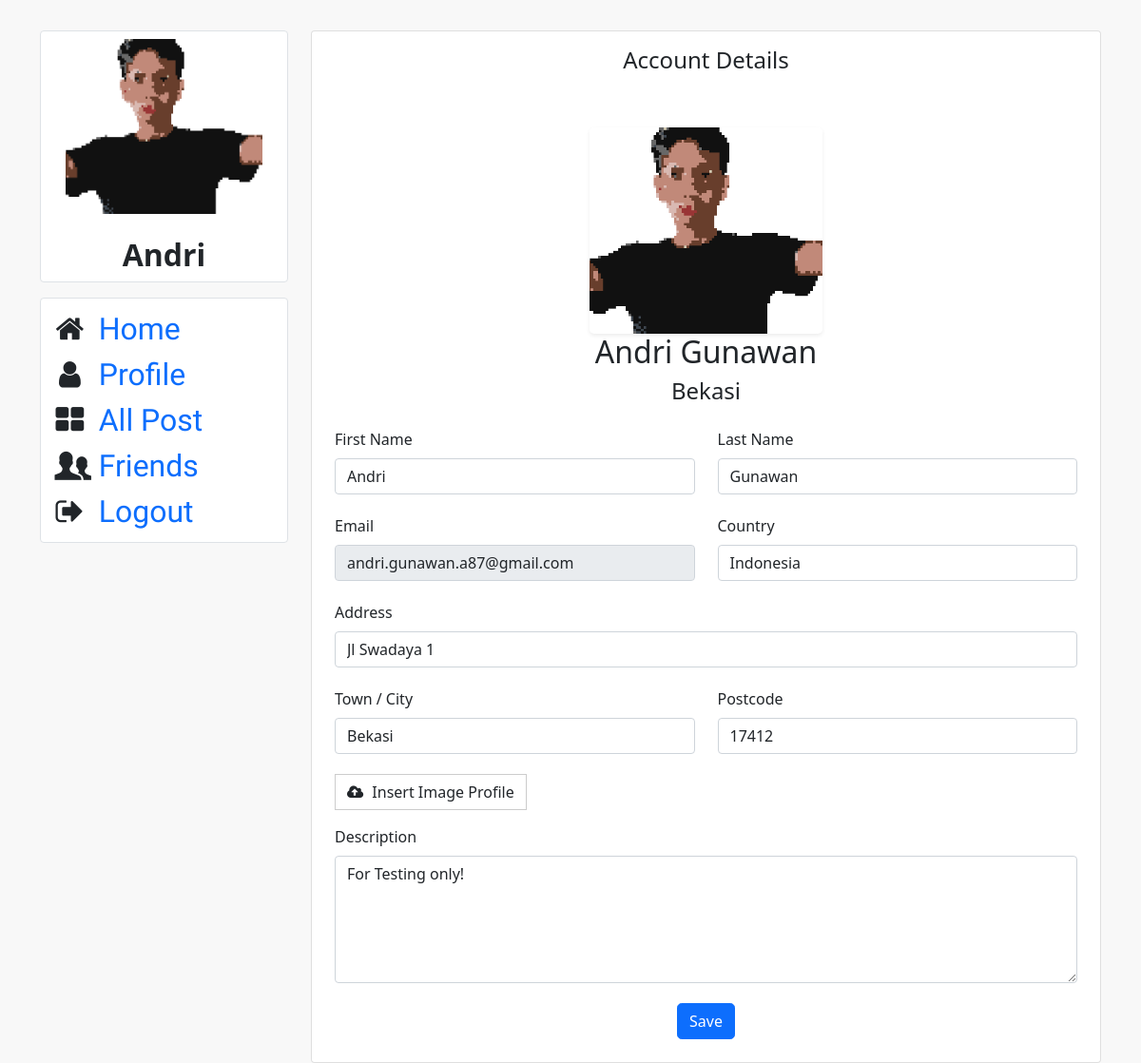
Page /sns/account (signed in) on the committed database.
### sns/models.py (models this page shows)
class Profile(models.Model):
    user = models.OneToOneField(to="resep.User", on_delete=models.CASCADE, related_name="user_a")
    user_avatar = models.ImageField(upload_to='user_avatar', blank=True)
    country = models.CharField(max_length = 64, blank=True)
    address = models.CharField(blank=True, max_length = 255)
    city = models.CharField(max_length = 64, blank=True)
    postcode = models.CharField(max_length = 64, blank=True)
    bio = models.TextField(blank=True)

### resep/models.py (models this page shows)
class User(AbstractUser):
    pass

### sns/views.py (the view)
# urls.py: path("account", views.account, name="account"),
def account(request):
    user_data = request.user
    profile_data = Profile.objects.filter(user=request.user).first()
    if request.method == "POST":
        user_form = UserForm(request.POST, instance=request.user)
        try:
            profile_form = ProfileForm(request.POST, request.FILES, instance=(Profile.objects.get(user=request.user)))
        except Profile.DoesNotExist:
            f = Profile(user=request.user)
            profile_form = ProfileForm(request.POST, instance=f)
        if user_form.is_valid() and profile_form.is_valid():
            user_form.save()
            profile_form.save()
            profile_updated = Profile.objects.filter(user=request.user).first()
            return render(request, "network/account.html", {
                "user_data": user_data,
                "profile_data": profile_updated
                })
        else:
            return render(request, "network/account.html", {
                "a": "Please correct the error below",
                "user_data": user_data,
                "profile_data": profile_data
                })
    else:
        return render(request, "network/account.html", {
            "user_data": user_data,
            "profile_data": profile_data,
            "b": ProfileForm
        })

### sns/templates/network/account.html (shortened to what this page needs)
{% extends "network/layout.html" %}
{% load static %}
{% block side %}
<div class="col-md-3">
	<div class="card border mb-3">
		<div class="user_profile">
			<img class="profile_img avatar mb-0 mt-2" src="
			{% if profile_data.user_avatar %}
			{{ profile_data.user_avatar.url }}"
			{% else %}
			{% static 'network/profile.jpg' %}"
			{% endif %}
			alt="{{ user }}"><br>
			<h2 style="text-align: center"><b>{{ user|title }}</b></h2>
		</div>
	</div>
	<div class="card border mb-3 p-2">
		<div class="sidebar-block custom_font">
		{% if user.is_authenticated %}
			<i class="icon-home"></i> <a class="text-decoration-none" href="{% url 'sns_index' %}">Home</a><br>
			<i class="icon-user"></i> <a class="text-decoration-none" href="{% url 'profil' user.id %}">Profile</a><br>
			<i class="icon-th-large"></i> <a class="text-decoration-none" href="{% url 'all_posts' %}">All Post</a><br>
			<i class="icon-users"></i> <a class="text-decoration-none" href="{% url 'sns_friends' user.id %}">Friends</a><br>
			<i class="icon-logout"></i> <a class="text-decoration-none" href="{% url 'sns_logout' %}">Logout</a>
		{% endif %}
		</div>
	</div>
</div>
{% endblock %}
{% block body %}
		<div class="col-md-9">
		<div class="middle-wrap">
			<div class="card">
				<div class="card-body">
					<h4 class="d-flex justify-content-center">Account Details</h4>
				</div>
				<div class="card-body p-4">
					<div class="row justify-content-center">
						<div class="col-lg-4 text-center">
							<figure class="avatar ms-auto me-auto mb-0 mt-2 w100">
							{% if profile_data.user_avatar %}
							<img src="{{ profile_data.user_avatar.url }}" alt="avatar" class="shadow-sm rounded-3 w-100">
							{% else %}
							<img src="{% static 'network/profile.jpg' %}" alt="avatar" class="shadow-sm rounded-3 w-100">
							{% endif %}
							</figure><h2 class="">{{ user_data.first_name }} {{ user_data.last_name }}</h2>
							<h4 class="mb-4">{{ profile_data.city }}</h4>
						</div>
					</div>
					<form action="{% url 'account' %}" method="post" enctype="multipart/form-data">
					<div class="row">
						<div class="col-lg-6 mb-3">
							<div class="form-group">
								<label class="mb-2">First Name</label>
								<input type="text" name="first_name"class="form-control" value="{{ user_data.first_name }}">
							</div>
						</div>
						<div class="col-lg-6 mb-3">
							<div class="form-group">
								<label class="mb-2">Last Name</label>
								<input type="text" name="last_name" class="form-control" value="{{ user_data.last_name }}">
							</div>
						</div>
					</div>
					<div class="row">
						<div class="col-lg-6 mb-3">
							<div class="form-group">
								<label class="mb-2">Email</label>
								<input type="text" name="email" class="form-control" value="{{ user_data.email }}" readonly>
							</div>
						</div>
						<div class="col-lg-6 mb-3">
							<div class="form-group">
								<label class="mb-2">Country</label>
								<input type="text" name="country" class="form-control" value="{{ profile_data.country }}">
							</div>
						</div>
					</div>
					<div class="row">
						<div class="col-lg-12 mb-3">
							<div class="form-group">
								<label class="mb-2">Address</label>
								<input type="text" name="address" class="form-control" value="{{ profile_data.address }}">
							</div>
						</div>
					</div>
					<div class="row">
						<div class="col-lg-6 mb-3">
							<div class="form-group">
								<label class="mb-2">Town / City</label>
								<input type="text" name="city" class="form-control" value="{{ profile_data.city }}">
							</div>
						</div>
						<div class="col-lg-6 mb-3">
							<div class="form-group">
								<label class="mb-2">Postcode</label>
								<input type="text" name="postcode" class="form-control" value="{{ profile_data.postcode }}">
							</div>
						</div>
						<div class="col-lg-12 mb-3">
							<div class="form-group">
								<label for="file-upload" class="custom-file-upload">
									<i class="fa fa-cloud-upload"></i> Insert Image Profile </label>
							</div>
						</div>
						<div class="col-lg-12 mb-3">
							<label class="mb-2 text-dark">Description</label>
							<textarea class="form-control" name="bio" rows="5">{{ profile_data.bio }}</textarea>
						</div>
						<div class="col-lg-12">
							<input class="btn btn-primary login_btn text-center rounded-3" type="submit" value="Save">
						</div>
					</div>
				</form>
				</div>
			</div>
		</div>
		</div>
	</div>
</div>
{% endblock %}

### sns/static/network/css/styles.css (style rules this page uses)
body { background-color: #F8F8F8; margin-top: 2rem; }
.custom_font { font-family: 'Niconne', cursive; font-size: 2rem; }
.form-control { margin-bottom: 5px; }
.fa { margin-right: 5px; }
.login_btn { margin:auto; display:block; }
.user_profile { border-bottom: 1px; border-bottom-color: #2e2e2e; }
.profile_img { max-width:80%; max-height:80%; display: block; margin-left: auto; margin-right: auto; }
.custom-file-upload { border: 1px solid #ccc; display: inline-block; padding: 6px 12px; cursor: pointer; }

### rows in the picture
Profile: user_avatar (picture), city "Bekasi", country "Indonesia", address "Jl Swadaya 1", postcode "17412", bio "For Testing only!"
User: username "Andri", first_name "Andri", last_name "Gunawan", email "andri.gunawan.a87@gmail.com"
